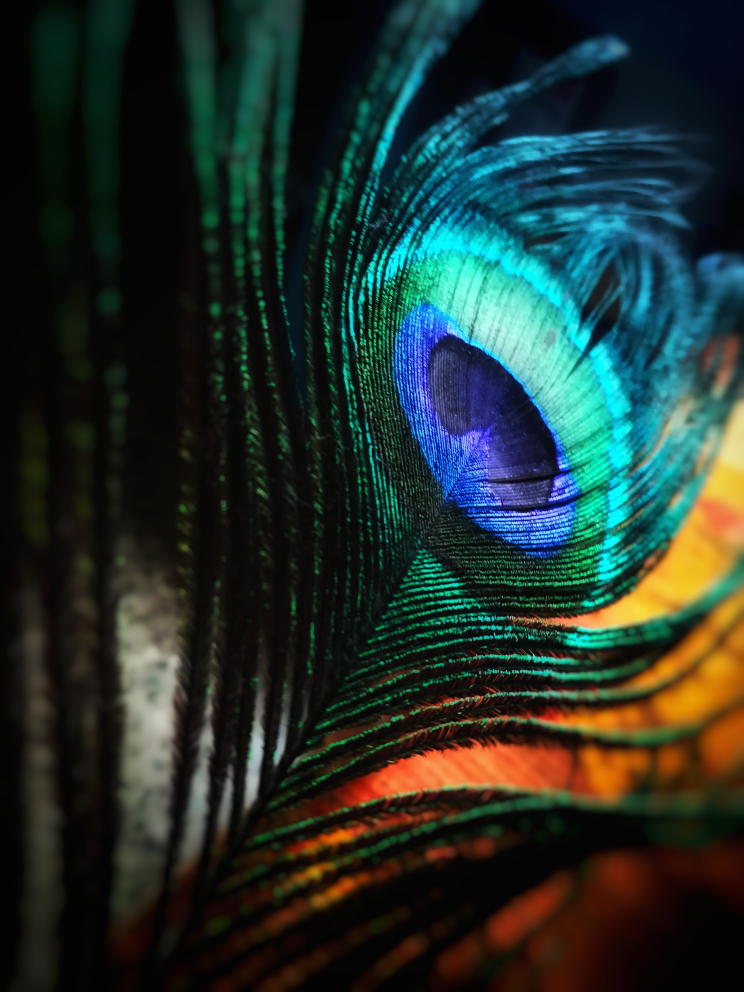
#> input picture resim1.jpg, 2976 x 3968 px (shown at 1/4 size)
$ python file2.py
#> lines starting #> are read from the running program, lines starting #| are printed output that depends on the picture; after the words box and inside, x2 and y2 are one past the last pixel; in counts of white or black regions, pixels touching at a corner belong together
import cv2
import random
from cv2 import imread
from cv2 import imshow

img=imread("resim1.jpg",-1)
#> img is the input picture: shape (3968, 2976, 3); mean B, G, R 43.8, 49.1, 34.4

# [blue, green, red]

img=cv2.resize(img,(0,0),fx=0.1,fy=0.1)
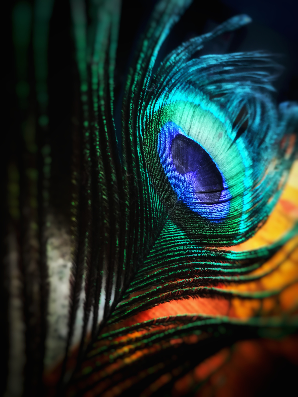
#> img: shape (397, 298, 3); mean B, G, R 43.9, 49.1, 34.5


# img[y_ekseni][x_ekseni]
# 100x200 alanındaki pixelleri random renk şeyleri oluşturduk.

for i in range(100):

    for a in range(200):

        img[i][a] = [random.randint(0,255),random.randint(0,255),random.randint(0,255)]
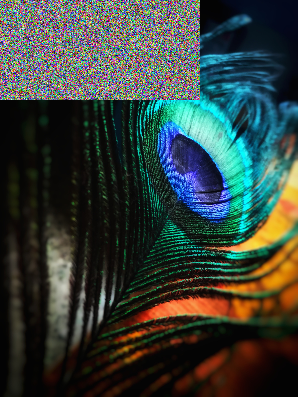
#> img: shape (397, 298, 3); 16.91% of pixels changed, all inside (x1, y1, x2, y2) = (0, 0, 200, 100)


imshow("Title of window",img)


cv2.waitKey(0)

cv2.destroyAllWindows()
